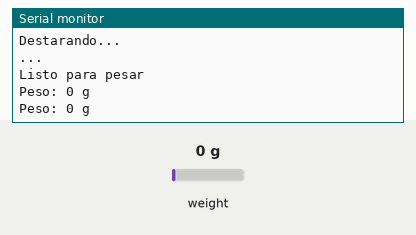
This sketch was run on a simulated Arduino Uno, built with avr-gcc and run on an emulated ATmega328P. Parts: the last lines printed to the serial monitor. The test bench sets the inputs (shaded band); at power-on: weight on the scale 0 g.

Above: at 3.2 s.
3.3 s: weight on the scale set to 100 g
At 3.3 s:
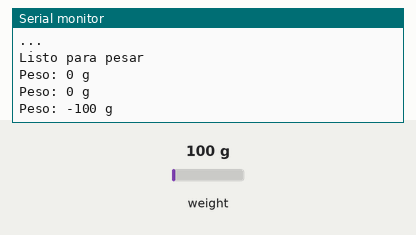
4.8 s: weight on the scale set to 1250 g
At 5.5 s:
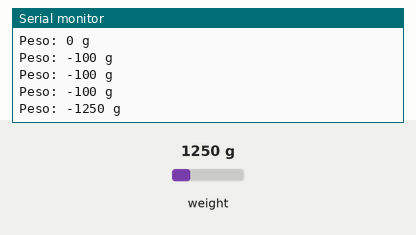
Timing chart, 0 to 7.8 s (numbered marks = the images above; inputs shaded):
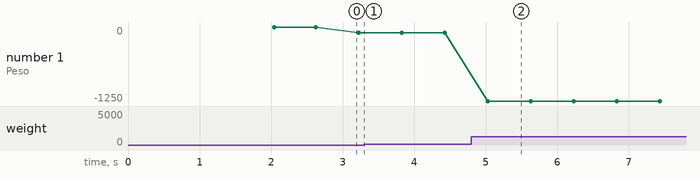

The sketch:

Celda_de_Carga.ino
```cpp
#include "HX711.h"
const int DOUT=A1;
const int CLK=A0;
long precarga;

HX711 balanza;
void setup() {
  Serial.begin(9600);
  balanza.begin(DOUT, CLK);
  Serial.print("Lectura del valor del ADC:  ");
  //Serial.println(balanza.read());
  Serial.println("No ponga ningun  objeto sobre la balanza");
  Serial.println("Destarando...");
  Serial.println("...");
  balanza.set_scale(53.679); // Establecemos la escala
  balanza.tare(20);  //El peso actual es considerado Tara.
  Serial.println("Listo para pesar");
}

void loop() {
  Serial.print("Peso: ");
  precarga = -balanza.get_units(),4;
  Serial.print(precarga);//esto esta en newton
  Serial.println(" g");


  delay(500);
}
```

Measured:
- after the input at 4.8 s, the serial monitor: prints a new line after 0.23 s (image 2)
- plotted number 1: -100 → -1250 after the input at 4.8 s
